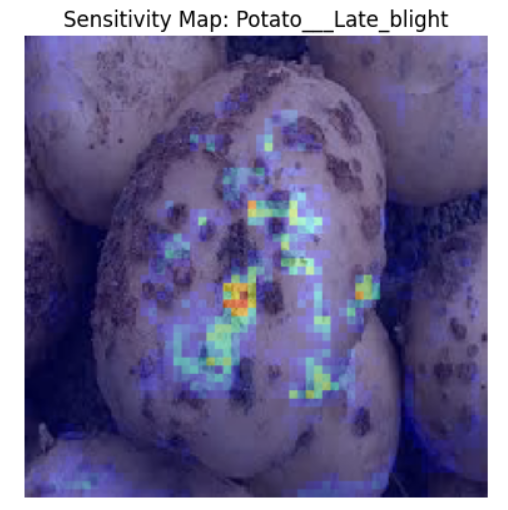

Source code (Python):

%cd /content/drive/MyDrive/plants





import tensorflow as tf
from tensorflow.keras.models import load_model
from tensorflow.keras.utils import load_img, img_to_array
import numpy as np
import matplotlib.pyplot as plt
from data import load_data

IMG_SIZE = 224
img_path = "sickpotato.jpg"   
PATCH_SIZE = 8            
STRIDE = 4                  
ALPHA = 0.6                  

_, _, _, class_names = load_data()


model = load_model("plant_model.h5")
print("模型載入完成！")


img = load_img(img_path, target_size=(IMG_SIZE, IMG_SIZE))
img_array = img_to_array(img)/255.0
img_batch = tf.expand_dims(img_array, 0)


pred = model.predict(img_batch)
pred_class = np.argmax(pred[0])
pred_name = class_names[pred_class]
pred_prob = pred[0][pred_class]
print(f"模型預測: {pred_name} (機率: {pred_prob:.2f})")


heatmap = np.zeros((IMG_SIZE, IMG_SIZE))

for i in range(0, IMG_SIZE, STRIDE):
    for j in range(0, IMG_SIZE, STRIDE):
        occluded_img = img_array.copy()
     
        occluded_img[i:i+PATCH_SIZE, j:j+PATCH_SIZE, :] = 0
        occluded_batch = tf.expand_dims(occluded_img, 0)
        occluded_pred = model.predict(occluded_batch)
        
        heatmap[i:i+PATCH_SIZE, j:j+PATCH_SIZE] = pred_prob - occluded_pred[0][pred_class]


heatmap = np.maximum(heatmap, 0)
heatmap /= np.max(heatmap)

jet = plt.cm.get_cmap("jet")
jet_colors = jet(np.arange(256))[:, :3]
jet_heatmap = jet_colors[(heatmap*255).astype(np.int32)]
jet_heatmap_img = tf.keras.preprocessing.image.array_to_img(jet_heatmap)
jet_heatmap_img = jet_heatmap_img.resize((IMG_SIZE, IMG_SIZE))

superimposed_img = tf.keras.preprocessing.image.array_to_img(
    ALPHA * np.array(jet_heatmap_img) + np.array(img)
)

plt.imshow(superimposed_img)
plt.axis('off')
plt.title(f"Sensitivity Map: {pred_name}")
plt.show()
